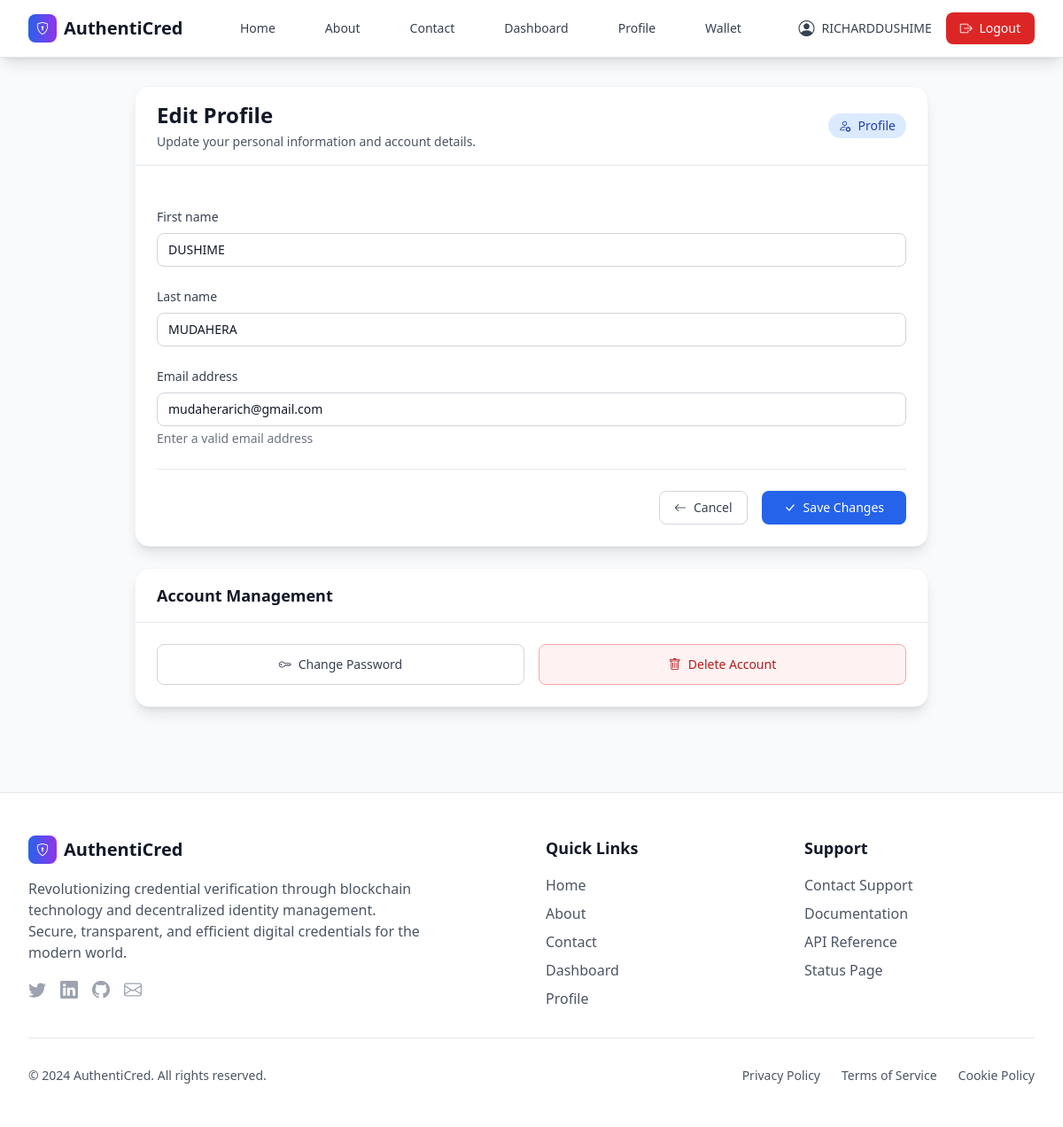
Screenshot of /profile/edit/ (signed in) with the database file from the repository.
### users/models.py (models this page shows, shortened)
class User(AbstractUser):
    id = models.UUIDField(primary_key=True, default=uuid.uuid4, editable=False)
    user_type = models.CharField(max_length=20, choices=USER_TYPE_CHOICES)
    did = models.CharField(max_length=255, unique=True, null=True, blank=True)
    public_key = models.TextField(null=True, blank=True)
    created_at = models.DateTimeField(default=timezone.now)
    updated_at = models.DateTimeField(auto_now=True)
    groups = models.ManyToManyField(
        Group,
        verbose_name='groups',
        blank=True,
        help_text='The groups this user belongs to.',
        related_name="custom_user_set",
        related_query_name="user",
    )
    user_permissions = models.ManyToManyField(
        Permission,
        verbose_name='user permissions',
        blank=True,
        help_text='Specific permissions for this user.',
        related_name="custom_user_set",
        related_query_name="user",
    )
    def is_issuer(self):
        return self.user_type == 'INSTITUTION'
    def is_holder(self):
        return self.user_type == 'STUDENT'
    def is_verifier(self):
        return self.user_type == 'EMPLOYER'

### users/views.py (the view)
# urls.py: path('profile/edit/', views.edit_profile_view, name='edit_profile'),
@login_required
def edit_profile_view(request):
    if request.method == 'POST':
        form = EditProfileForm(request.POST, instance=request.user)
        if form.is_valid():
            form.save()
            messages.success(request, 'Profile updated successfully!')
            return redirect('profile')
    else:
        form = EditProfileForm(instance=request.user)
    return render(request, 'users/edit_profile.html', {'form': form})

### users/forms.py
class EditProfileForm(forms.ModelForm):
    class Meta:
        model = User
        fields = ['first_name', 'last_name', 'email']
    def __init__(self, *args, **kwargs):
        super().__init__(*args, **kwargs)
        self.fields['email'].help_text = 'Enter a valid email address'

### users/templates/users/edit_profile.html (shortened to what this page needs)
{% extends 'users/base.html' %}
{% load static %}
{% block content %}
<div class="max-w-4xl mx-auto">
    <div class="bg-white rounded-2xl shadow-lg border border-gray-100">
        <div class="px-6 py-4 border-b border-gray-200">
            <div class="flex items-center justify-between">
                <div>
                    <h2 class="text-2xl font-bold text-gray-900">Edit Profile</h2>
                    <p class="mt-1 text-sm text-gray-600">
                        Update your personal information and account details.
                    </p>
                </div>
                <div class="flex items-center space-x-2">
                    <span class="inline-flex items-center px-3 py-1 rounded-full text-sm font-medium bg-blue-100 text-blue-800">
                        <i class="bi bi-person-gear mr-2"></i>
                        Profile
                    </span>
                </div>
            </div>
        </div>
        <div class="p-6">
            <form method="post" class="space-y-6">
                <div>
                    <label for="{{ form.first_name.id_for_label }}" class="block text-sm font-medium text-gray-700 mb-2">
                        {{ form.first_name.label }}
                    </label>
                    {{ form.first_name }}
                </div>
                <div>
                    <label for="{{ form.last_name.id_for_label }}" class="block text-sm font-medium text-gray-700 mb-2">
                        {{ form.last_name.label }}
                    </label>
                    {{ form.last_name }}
                </div>
                <div>
                    <label for="{{ form.email.id_for_label }}" class="block text-sm font-medium text-gray-700 mb-2">
                        {{ form.email.label }}
                    </label>
                    {{ form.email }}
                    {% if form.email.help_text %}
                        <p class="mt-1 text-sm text-gray-500">{{ form.email.help_text }}</p>
                    {% endif %}
                </div>
                <div class="flex items-center justify-end space-x-4 pt-6 border-t border-gray-200">
                    <a href="{% url 'profile' %}"
                       class="inline-flex items-center px-4 py-2 border border-gray-300 rounded-lg text-sm font-medium text-gray-700 bg-white hover:bg-gray-50 focus:outline-none focus:ring-2 focus:ring-offset-2 focus:ring-blue-500 transition-colors">
                        <i class="bi bi-arrow-left mr-2"></i>
                        Cancel
                    </a>
                    <button type="submit"
                            class="inline-flex items-center px-6 py-2 border border-transparent rounded-lg text-sm font-medium text-white bg-blue-600 hover:bg-blue-700 focus:outline-none focus:ring-2 focus:ring-offset-2 focus:ring-blue-500 transition-colors">
                        <i class="bi bi-check-lg mr-2"></i>
                        Save Changes
                    </button>
                </div>
            </form>
        </div>
    </div>
    <div class="mt-6 bg-white rounded-2xl shadow-lg border border-gray-100">
        <div class="px-6 py-4 border-b border-gray-200">
            <h3 class="text-lg font-semibold text-gray-900">Account Management</h3>
        </div>
        <div class="p-6">
            <div class="grid md:grid-cols-2 gap-4">
                <a href="{% url 'change_password' %}"
                   class="inline-flex items-center justify-center px-4 py-3 border border-gray-300 rounded-lg text-sm font-medium text-gray-700 bg-white hover:bg-gray-50 transition-colors">
                    <i class="bi bi-key mr-2"></i>
                    Change Password
                </a>
                <a href="{% url 'delete_account' %}"
                   class="inline-flex items-center justify-center px-4 py-3 border border-red-300 rounded-lg text-sm font-medium text-red-700 bg-red-50 hover:bg-red-100 transition-colors">
                    <i class="bi bi-trash mr-2"></i>
                    Delete Account
                </a>
            </div>
        </div>
    </div>
</div>
{% endblock %}

### users/templates/users/components/navbar.html (shortened to what this page needs)
<nav class="bg-white shadow-lg border-b border-gray-200">
    <div class="max-w-7xl mx-auto px-4 sm:px-6 lg:px-8">
        <div class="flex justify-between h-16">
            <div class="flex items-center">
                <a href="{% url 'home' %}" class="flex items-center space-x-2 text-xl font-bold text-gray-900">
                    <div class="w-8 h-8 bg-gradient-to-r from-blue-600 to-purple-600 rounded-lg flex items-center justify-center">
                        <i class="bi bi-shield-lock text-white text-sm"></i>
                    </div>
                    <span>AuthentiCred</span>
                </a>
            </div>
            <div class="hidden md:flex items-center space-x-8">
                <a href="{% url 'home' %}" class="text-gray-700 hover:text-blue-600 px-3 py-2 rounded-md text-sm font-medium transition-colors">
                    Home
                </a>
                <a href="{% url 'about' %}" class="text-gray-700 hover:text-blue-600 px-3 py-2 rounded-md text-sm font-medium transition-colors">
                    About
                </a>
                <a href="{% url 'contact' %}" class="text-gray-700 hover:text-blue-600 px-3 py-2 rounded-md text-sm font-medium transition-colors">
                    Contact
                </a>
                {% if user.is_authenticated %}
                <a href="{% url 'dashboard' %}" class="text-gray-700 hover:text-blue-600 px-3 py-2 rounded-md text-sm font-medium transition-colors">
                    Dashboard
                </a>
                <a href="{% url 'profile' %}" class="text-gray-700 hover:text-blue-600 px-3 py-2 rounded-md text-sm font-medium transition-colors">
                    Profile
                </a>
                {% if user.is_holder %}
                <a href="{% url 'wallet_home' %}" class="text-gray-700 hover:text-blue-600 px-3 py-2 rounded-md text-sm font-medium transition-colors">
                    Wallet
                </a>
                {% endif %}
                {% endif %}
            </div>
            <div class="flex items-center space-x-4">
                {% if user.is_authenticated %}
                <div class="flex items-center space-x-2 text-sm text-gray-700">
                    <i class="bi bi-person-circle text-lg"></i>
                    <span>{{ user.username }}</span>
                </div>
                <a href="{% url 'logout' %}" class="bg-red-600 hover:bg-red-700 text-white px-4 py-2 rounded-lg text-sm font-medium transition-colors">
                    <i class="bi bi-box-arrow-right mr-1"></i> Logout
                </a>
                {% endif %}
            </div>
        </div>
    </div>
</nav>

### users/templates/users/base.html (style rules this page uses)
input[type="text"], input[type="email"], input[type="password"], input[type="date"], input[type="number"], input[type="url"], input[type="tel"], textarea, select { background-color: #ffffff !important; border: 1px solid #d1d5db !important; border-radius: 0.5rem !important; padding: 0.5rem 0.75rem !important; font-size: 0.875rem !important; line-height: 1.25rem !important; color: #111827 !important; width: 100% !important; box-sizing: border-box !important; }
input[type="text"]::placeholder, input[type="email"]::placeholder, input[type="password"]::placeholder, input[type="date"]::placeholder, input[type="number"]::placeholder, input[type="url"]::placeholder, input[type="tel"]::placeholder, textarea::placeholder { color: #9ca3af !important; }

### rows the page displays
User: username "RICHARDDUSHIME", first_name "DUSHIME", last_name "MUDAHERA", email "mudaherarich@gmail.com"
